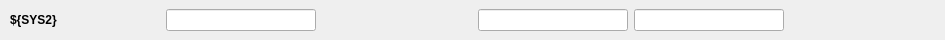
<?xml version="1.0" encoding="UTF-8"?>
<ui version="4.0">
 <class>Form</class>
 <widget class="QWidget" name="Form">
  <property name="geometry">
   <rect>
    <x>0</x>
    <y>0</y>
    <width>945</width>
    <height>40</height>
   </rect>
  </property>
  <property name="sizePolicy">
   <sizepolicy hsizetype="Preferred" vsizetype="Fixed">
    <horstretch>0</horstretch>
    <verstretch>0</verstretch>
   </sizepolicy>
  </property>
  <property name="minimumSize">
   <size>
    <width>0</width>
    <height>0</height>
   </size>
  </property>
  <property name="maximumSize">
   <size>
    <width>16777215</width>
    <height>102</height>
   </size>
  </property>
  <property name="windowTitle">
   <string>Form</string>
  </property>
  <layout class="QHBoxLayout" name="horizontalLayout">
   <property name="leftMargin">
    <number>0</number>
   </property>
   <property name="topMargin">
    <number>0</number>
   </property>
   <property name="rightMargin">
    <number>0</number>
   </property>
   <property name="bottomMargin">
    <number>0</number>
   </property>
   <item>
    <layout class="QGridLayout" name="gridLayout" columnstretch="0,0,0,0,0,0">
     <property name="leftMargin">
      <number>10</number>
     </property>
     <property name="rightMargin">
      <number>5</number>
     </property>
     <item row="0" column="5">
      <widget class="PyDMEnumButton" name="PyDMEnumButton_2">
       <property name="sizePolicy">
        <sizepolicy hsizetype="Minimum" vsizetype="Fixed">
         <horstretch>0</horstretch>
         <verstretch>0</verstretch>
        </sizepolicy>
       </property>
       <property name="minimumSize">
        <size>
         <width>150</width>
         <height>0</height>
        </size>
       </property>
       <property name="maximumSize">
        <size>
         <width>16777215</width>
         <height>30</height>
        </size>
       </property>
       <property name="toolTip">
        <string/>
       </property>
       <property name="alarmSensitiveContent" stdset="0">
        <bool>false</bool>
       </property>
       <property name="alarmSensitiveBorder" stdset="0">
        <bool>true</bool>
       </property>
       <property name="PyDMToolTip" stdset="0">
        <string/>
       </property>
       <property name="monitorDisp" stdset="0">
        <bool>false</bool>
       </property>
       <property name="channel" stdset="0">
        <string>ca://${DEV}:TRG_${SYS}_TCTL</string>
       </property>
       <property name="items" stdset="0">
        <stringlist/>
       </property>
       <property name="useCustomOrder" stdset="0">
        <bool>false</bool>
       </property>
       <property name="invertOrder" stdset="0">
        <bool>false</bool>
       </property>
       <property name="customOrder" stdset="0">
        <stringlist/>
       </property>
       <property name="orientation" stdset="0">
        <enum>Qt::Horizontal</enum>
       </property>
       <property name="marginTop" stdset="0">
        <number>0</number>
       </property>
       <property name="marginBottom" stdset="0">
        <number>0</number>
       </property>
       <property name="marginLeft" stdset="0">
        <number>0</number>
       </property>
       <property name="marginRight" stdset="0">
        <number>0</number>
       </property>
       <property name="horizontalSpacing" stdset="0">
        <number>0</number>
       </property>
       <property name="verticalSpacing" stdset="0">
        <number>0</number>
       </property>
       <property name="checkable" stdset="0">
        <bool>true</bool>
       </property>
      </widget>
     </item>
     <item row="0" column="2">
      <widget class="PyDMLabel" name="PyDMLabel">
       <property name="sizePolicy">
        <sizepolicy hsizetype="Minimum" vsizetype="Fixed">
         <horstretch>0</horstretch>
         <verstretch>0</verstretch>
        </sizepolicy>
       </property>
       <property name="minimumSize">
        <size>
         <width>150</width>
         <height>0</height>
        </size>
       </property>
       <property name="maximumSize">
        <size>
         <width>16777215</width>
         <height>16777215</height>
        </size>
       </property>
       <property name="toolTip">
        <string/>
       </property>
       <property name="precision" stdset="0">
        <number>0</number>
       </property>
       <property name="showUnits" stdset="0">
        <bool>false</bool>
       </property>
       <property name="precisionFromPV" stdset="0">
        <bool>true</bool>
       </property>
       <property name="alarmSensitiveContent" stdset="0">
        <bool>true</bool>
       </property>
       <property name="alarmSensitiveBorder" stdset="0">
        <bool>true</bool>
       </property>
       <property name="PyDMToolTip" stdset="0">
        <string/>
       </property>
       <property name="channel" stdset="0">
        <string>ca://${DEV}:TRG_${SYS}_RATE</string>
       </property>
      </widget>
     </item>
     <item row="0" column="0">
      <widget class="QLabel" name="label">
       <property name="enabled">
        <bool>true</bool>
       </property>
       <property name="sizePolicy">
        <sizepolicy hsizetype="Minimum" vsizetype="Fixed">
         <horstretch>0</horstretch>
         <verstretch>0</verstretch>
        </sizepolicy>
       </property>
       <property name="minimumSize">
        <size>
         <width>150</width>
         <height>0</height>
        </size>
       </property>
       <property name="font">
        <font>
         <weight>75</weight>
         <bold>true</bold>
        </font>
       </property>
       <property name="inputMethodHints">
        <set>Qt::ImhFormattedNumbersOnly</set>
       </property>
       <property name="text">
        <string>${SYS2}</string>
       </property>
       <property name="alignment">
        <set>Qt::AlignLeading|Qt::AlignLeft|Qt::AlignVCenter</set>
       </property>
      </widget>
     </item>
     <item row="0" column="1">
      <widget class="PyDMLineEdit" name="PyDMLineEdit">
       <property name="enabled">
        <bool>true</bool>
       </property>
       <property name="sizePolicy">
        <sizepolicy hsizetype="Minimum" vsizetype="Fixed">
         <horstretch>0</horstretch>
         <verstretch>0</verstretch>
        </sizepolicy>
       </property>
       <property name="minimumSize">
        <size>
         <width>150</width>
         <height>0</height>
        </size>
       </property>
       <property name="maximumSize">
        <size>
         <width>16777215</width>
         <height>16777215</height>
        </size>
       </property>
       <property name="toolTip">
        <string/>
       </property>
       <property name="alignment">
        <set>Qt::AlignCenter</set>
       </property>
       <property name="precision" stdset="0">
        <number>0</number>
       </property>
       <property name="showUnits" stdset="0">
        <bool>false</bool>
       </property>
       <property name="precisionFromPV" stdset="0">
        <bool>true</bool>
       </property>
       <property name="alarmSensitiveContent" stdset="0">
        <bool>true</bool>
       </property>
       <property name="alarmSensitiveBorder" stdset="0">
        <bool>true</bool>
       </property>
       <property name="PyDMToolTip" stdset="0">
        <string/>
       </property>
       <property name="channel" stdset="0">
        <string>ca://${DEV}:TRG_${SYS}_EVCODE</string>
       </property>
      </widget>
     </item>
     <item row="0" column="4">
      <widget class="PyDMLineEdit" name="PyDMLineEdit_4">
       <property name="enabled">
        <bool>true</bool>
       </property>
       <property name="sizePolicy">
        <sizepolicy hsizetype="Minimum" vsizetype="Fixed">
         <horstretch>0</horstretch>
         <verstretch>0</verstretch>
        </sizepolicy>
       </property>
       <property name="minimumSize">
        <size>
         <width>150</width>
         <height>0</height>
        </size>
       </property>
       <property name="maximumSize">
        <size>
         <width>16777215</width>
         <height>16777215</height>
        </size>
       </property>
       <property name="toolTip">
        <string/>
       </property>
       <property name="alignment">
        <set>Qt::AlignCenter</set>
       </property>
       <property name="precision" stdset="0">
        <number>0</number>
       </property>
       <property name="showUnits" stdset="0">
        <bool>false</bool>
       </property>
       <property name="precisionFromPV" stdset="0">
        <bool>true</bool>
       </property>
       <property name="alarmSensitiveContent" stdset="0">
        <bool>true</bool>
       </property>
       <property name="alarmSensitiveBorder" stdset="0">
        <bool>true</bool>
       </property>
       <property name="PyDMToolTip" stdset="0">
        <string/>
       </property>
       <property name="monitorDisp" stdset="0">
        <bool>false</bool>
       </property>
       <property name="channel" stdset="0">
        <string>ca://${DEV}:TRG_${SYS}_TWID</string>
       </property>
      </widget>
     </item>
     <item row="0" column="3">
      <widget class="PyDMLineEdit" name="PyDMLineEdit_3">
       <property name="enabled">
        <bool>true</bool>
       </property>
       <property name="sizePolicy">
        <sizepolicy hsizetype="Minimum" vsizetype="Fixed">
         <horstretch>0</horstretch>
         <verstretch>0</verstretch>
        </sizepolicy>
       </property>
       <property name="minimumSize">
        <size>
         <width>150</width>
         <height>0</height>
        </size>
       </property>
       <property name="maximumSize">
        <size>
         <width>16777215</width>
         <height>16777215</height>
        </size>
       </property>
       <property name="toolTip">
        <string/>
       </property>
       <property name="alignment">
        <set>Qt::AlignCenter</set>
       </property>
       <property name="precision" stdset="0">
        <number>0</number>
       </property>
       <property name="showUnits" stdset="0">
        <bool>false</bool>
       </property>
       <property name="precisionFromPV" stdset="0">
        <bool>true</bool>
       </property>
       <property name="alarmSensitiveContent" stdset="0">
        <bool>true</bool>
       </property>
       <property name="alarmSensitiveBorder" stdset="0">
        <bool>true</bool>
       </property>
       <property name="PyDMToolTip" stdset="0">
        <string/>
       </property>
       <property name="monitorDisp" stdset="0">
        <bool>false</bool>
       </property>
       <property name="channel" stdset="0">
        <string>ca://${DEV}:TRG_${SYS}_TDES</string>
       </property>
      </widget>
     </item>
    </layout>
   </item>
  </layout>
 </widget>
 <customwidgets>
  <customwidget>
   <class>PyDMLabel</class>
   <extends>QLabel</extends>
   <header>pydm.widgets.label</header>
  </customwidget>
  <customwidget>
   <class>PyDMEnumButton</class>
   <extends>QWidget</extends>
   <header>pydm.widgets.enum_button</header>
  </customwidget>
  <customwidget>
   <class>PyDMLineEdit</class>
   <extends>QLineEdit</extends>
   <header>pydm.widgets.line_edit</header>
  </customwidget>
 </customwidgets>
 <resources/>
 <connections/>
</ui>
